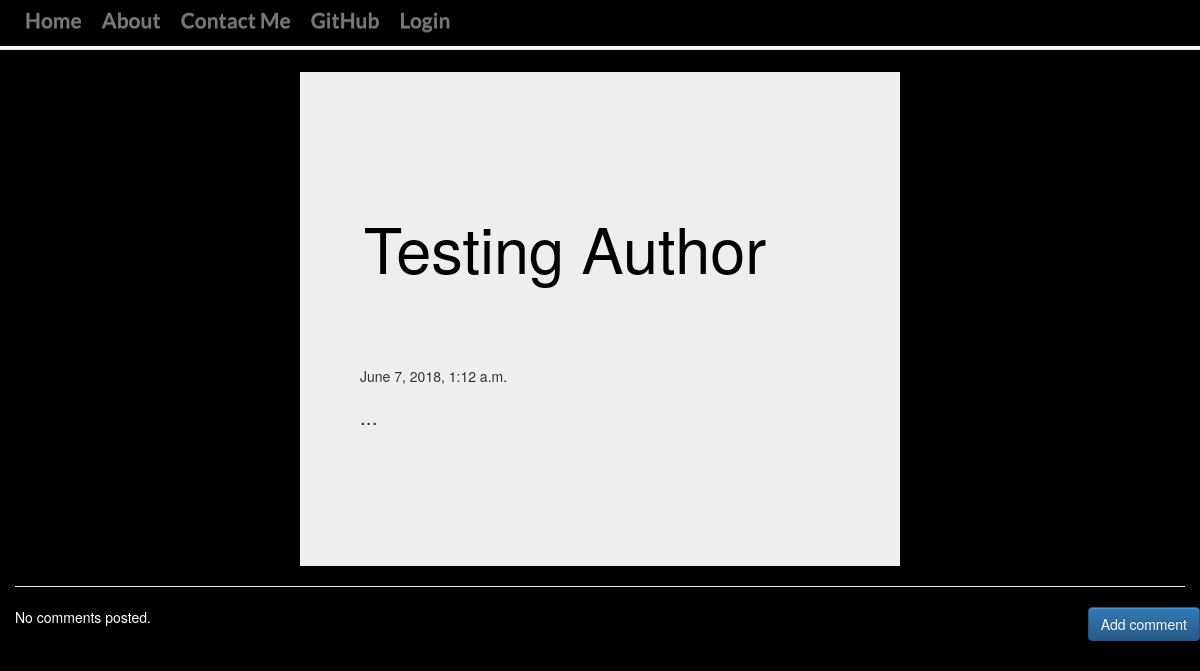
The page /post/14 on the database its author committed.
### blog/models.py (models this page shows, shortened)
class Post(models.Model):
    author = models.ForeignKey('auth.user', on_delete=models.CASCADE,)
    title = models.CharField(max_length=200)
    text = models.TextField()
    create_date = models.DateTimeField(default=timezone.now)
    publish_date= models.DateTimeField(blank=True, null=True)

### blog/views.py (the view)
class PostDetailView(DetailView):
    model = Post

### blog/templates/blog/post_detail.html (shortened to what this page needs)
{% extends 'blog/base.html' %}
{% block content %}
<div class="jumbodetail">
  <div class="jumbotron">
        <h1 class='posttitle'>{{ post.title }}</h1>
        {% if post.publish_date %}
            <div class="date postdate">
                {{ post.publish_date }}
            </div>
        {% else %}
            <a class="btn btn-default" href="{% url 'post_publish' pk=post.pk %}">Publish</a>
        {% endif %}
      <p>{{ post.text|safe|linebreaksbr }}</p>
</div>
<div class="container">
  <hr>
  <a class="btn btn-primary btn-comment" href="{% url 'add_comment_to_post' pk=post.pk %}">Add comment</a>
  {% for comment in post.comments.all %}
  <br>
      {% if user.is_authenticated or comment.approved_comment %}
              {{ comment.created_date }}
              {% if not comment.approved_comment %}
                  <a class="btn btn-default" href="{% url 'comment_remove' pk=comment.pk %}"><span class="glyphicon glyphicon-remove"></span></a>
                  <a class="btn btn-default" href="{% url 'comment_approve' pk=comment.pk %}"><span class="glyphicon glyphicon-ok"></span></a>
              {% endif %}
          <p>{{ comment.text|safe|linebreaks }}</p>
          <p>Posted by: <strong>{{ comment.author }}</strong></p>
      {% endif %}
  {% empty %}
      <p>No comments posted.</p>
  {% endfor %}
    </div>
  </div>
{% endblock %}

### blog/static/css/blog.css (style rules this page uses)
body { background-image: url('https://www.marcoguglie.it/Codepen/AnimatedHeaderBg/demo-1/img/demo-1-bg.jpg'); background-attachment: fixed; background-position: center; background-repeat: no-repeat; background-size: cover; background-color: black; z-index: 100; }
body h1 { text-align: center; color: white; }
.btn-comment { position: absolute; right: 0px; }
.container { background-color: black ; position: center; color: white; margin-bottom: -2%; padding-bottom: 0.5%; width: 100%; }
.jumbotron h1 { padding-right: 10px; margin-top: 0; padding-top: 5%; margin-bottom: 20%; background-attachment: fixed; background-position: center; background-repeat: no-repeat; background-size: cover; padding-left: 0.5em; text-align: center; align-self: center; color: black; }
.jumbotron { width: 60%; left: 50%; right: 50%; height: 60%; margin-left: 20%; margin-right: 25%; padding-top: 5%; }
.jumbodetail .jumbotron { width: 50%; height: 50%; margin-top: 6%; padding-top: 10%; margin-left: 25%; padding-left: 5%; margin-right: 28%; padding-right: 10%; margin-bottom: 0%; padding-bottom: 10%; text-align:bottom left; }

### rows shown on the page
Post: title "Testing Author", publish_date "June 7, 2018, 1:12 a.m.", text "..."
